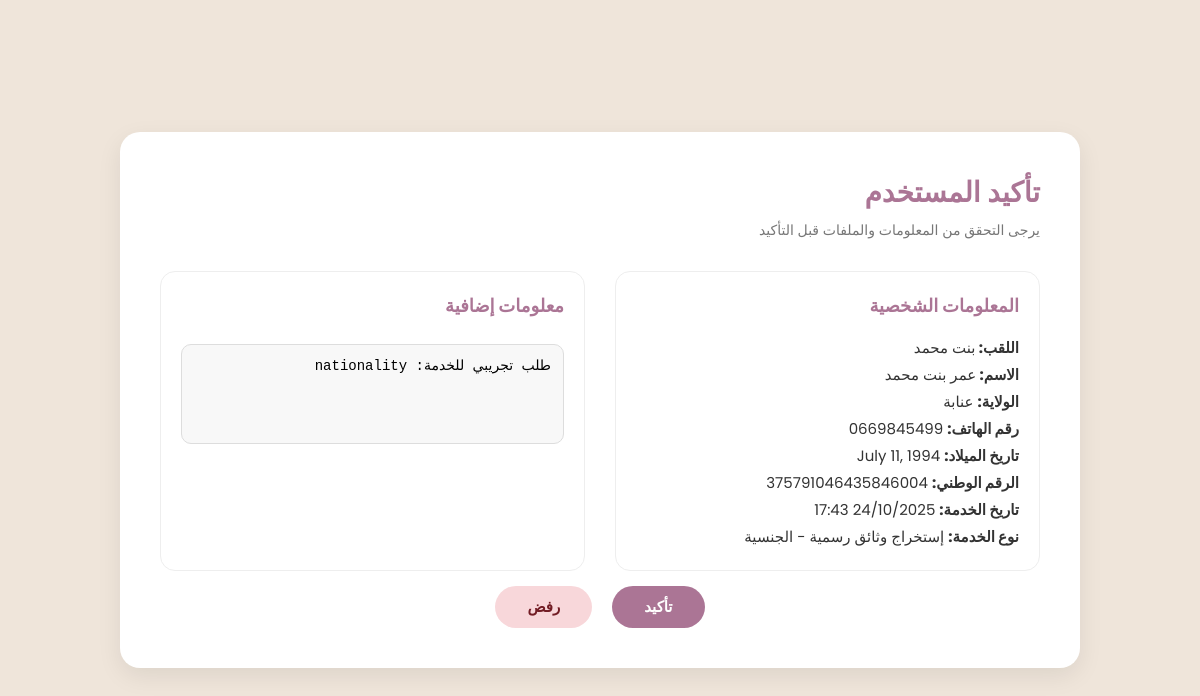
The app's page /check_request/8/ with its own data.
### pages/models.py (models this page shows, shortened)
class Client(models.Model):
    nin_number = models.CharField(max_length=18, unique=True)
    phone_number = models.CharField(max_length=15)
    birthday = models.DateField()
    state = models.CharField(max_length=30)
    family_name = models.CharField(max_length=30)
    full_name = models.CharField(max_length=50)
    email = models.EmailField(unique=True)
    gender = models.CharField(max_length=56)
    password = models.CharField(max_length=128)

class Service(models.Model):
    SERVICE_TYPES = [
        ('passport', 'إستخراج وثائق رسمية - جواز السفر'),
        ('id_card', 'إستخراج وثائق رسمية - بطاقة الهوية الوطنية البيومترية'),
        ('nationality', 'إستخراج وثائق رسمية - الجنسية'),
        ('bills', 'دفع الفواتير و المستحقات الرسمية'),
        ('visas', 'تجهيز طلبات و ملفات مختلفة - تأشيرات'),
        ('consulting', 'الإستشارات الإدارية'),
        ('notary_lawyer', 'مكاتب التوثيق و المحاماة'),
        ('insurance', 'خدمات التأمين الصحي و تأمين السيارات'),
        ('business_license', 'إصدار رخص تجارية و توفير وكيل خدمات المواطن'),
        ('construction_license', 'إصدار رخصة البناء'),
        ('other', 'طلبات أخرى'),
    ]
    user = models.ForeignKey(Client, on_delete=models.CASCADE, related_name='services')
    service_type = models.CharField(max_length=20, choices=SERVICE_TYPES)
    uploaded_file = models.FileField(upload_to='service_files/')
    additional_text = models.TextField(blank=True)
    created_at = models.DateTimeField(auto_now_add=True)
    STATUS_CHOICES = [
    ('En attente', 'En attente'),
    ('Approuvé', 'Approuvé'),
    ('Rejeté', 'Rejeté'),
    ]
    status = models.CharField(max_length=20, choices=STATUS_CHOICES, default='En attente')

### pages/views.py (the view, shortened to what this page needs)
# urls.py: path('check_request/<int:service_id>/', views.check_request, name='check_request'),
def check_request(request, service_id):
    service = get_object_or_404(Service, id=service_id)
    client = service.user  # le client lié à ce service
    return render(request, 'pages/check_request.html', {
        'client': client,
        'service': service,
    })

### templates/pages/check_request.html (shortened to what this page needs)
{% extends "pages/base7.html" %}
{% load static %}
{% block content %}
  <div class="card">
    <div class="card-header">
      <h1>تأكيد المستخدم</h1>
      <p class="subtitle">يرجى التحقق من المعلومات والملفات قبل التأكيد</p>
    </div>
    <div class="info-grid">
      <div class="section">
        <h2>المعلومات الشخصية</h2>
        <ul>
          <li><strong>اللقب: </strong> {{ client.family_name }}</li>
          <li><strong>الاسم: </strong> {{ client.full_name }}</li>
          <li><strong>الولاية:</strong> {{ client.state }}</li>
          <li><strong>رقم الهاتف:</strong> {{ client.phone_number }}</li>
          <li><strong>تاريخ الميلاد:</strong> {{ client.birthday }}</li>
          <li><strong>الرقم الوطني:</strong> {{ client.nin_number }}</li>
          <li><strong>تاريخ الخدمة:</strong> {{ service.created_at|date:"d/m/Y H:i" }}</li>
          <li><strong>نوع الخدمة:</strong> {{ service.get_service_type_display }}</li>
        </ul>
      </div>
      <div class="section">
        <h2>معلومات إضافية</h2>
        <textarea readonly>{{ service.additional_text }}</textarea>
      </div>
    </div>
    <form method="post" id="validation-form">
      <div class="actions" style="margin-top:15px;">
        <button type="submit" name="accept" class="btn validate">تأكيد</button>
        <button type="submit" name="reject" class="btn reject" onclick="showReason(event)">رفض</button>
      </div>
    </form>
  </div>
{% endblock %}

### project/static/css/check_request.css (style rules this page uses)
* { box-sizing: border-box; margin: 0; padding: 0; }
body { font-family: 'Poppins', sans-serif; background: #EFE5DA; display: flex; align-items: center; justify-content: center; min-height: 100vh; color: #333; direction: rtl; }
.card { background: #fff; border-radius: 20px; box-shadow: 0 8px 24px rgba(0,0,0,0.08); padding: 40px; animation: fadeIn 0.6s ease-out; }
.card-header h1 { font-size: 28px; font-weight: 600; margin-bottom: 6px; color: #AB7595; }
.subtitle { font-size: 14px; color: #777; margin-bottom: 30px; }
.info-grid { display: flex; gap: 30px; flex-wrap: wrap; }
.section { flex: 1 1 45%; background: #ffffff; padding: 20px; border-radius: 15px; border: 1px solid #eee; }
.section h2 { font-size: 18px; margin-bottom: 15px; color: #AB7595; }
ul { list-style: none; line-height: 1.8; font-size: 15px; }
textarea { width: 100%; height: 100px; padding: 12px; border-radius: 10px; border: 1px solid #ddd; background: #f8f8f8; resize: none; font-size: 14px; margin-top: 10px; }
.actions { display: flex; justify-content: center; gap: 20px; margin-top: 40px; }
.btn { padding: 12px 32px; border-radius: 30px; font-weight: 600; font-size: 15px; border: none; cursor: pointer; transition: transform 0.2s ease, background 0.3s; }
.btn.validate { background: #AB7595; color: white; }
.btn.reject { background: #f8d7da; color: #721c24; }

### records on screen
Client: family_name "بنت محمد", full_name "عمر بنت محمد", state "عنابة", phone_number "0669845499", birthday "July 11, 1994", nin_number "375791046435846004"
Service: created_at "24/10/2025 17:43", service_type "إستخراج وثائق رسمية - الجنسية", additional_text "طلب تجريبي للخدمة: nationality"
